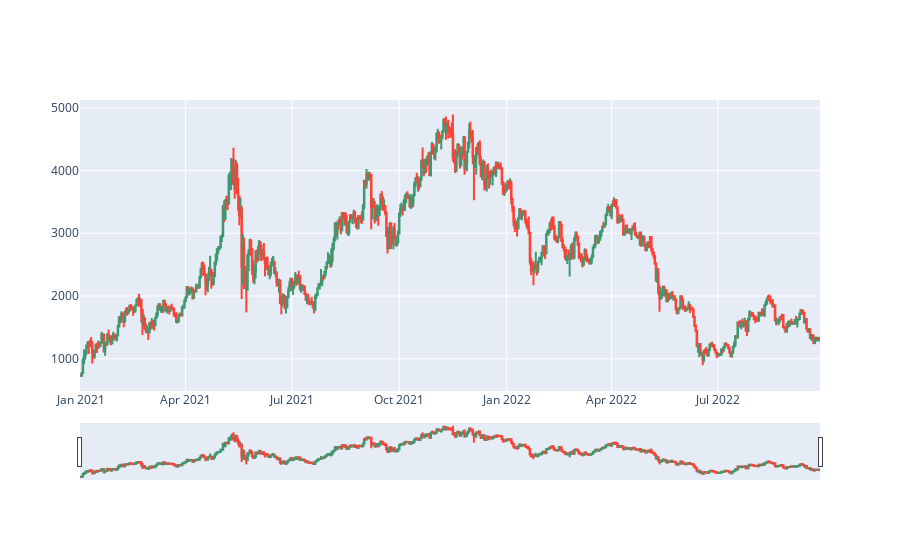

Notebook source saved alongside this figure:
### Code cell
#Ehereum candlestick plot

fig = go.Figure(data=[go.Candlestick(x=eth['Date'],
                open=eth['Open'], high=eth['High'],
                low=eth['Low'], close=eth['Close'])
                     ])


fig.show()

### Figure 1 — Plotly figure (JSON) as saved in the notebook; plotly's stock layout.template omitted (floating-point values rounded to 4 significant figures; data arrays with more than 128 entries replaced by an {"elided": "..."} marker saying what was removed)
{"data": [{"close": {"elided": "634 float values"}, "high": {"elided": "634 float values"}, "low": {"elided": "634 float values"}, "open": {"elided": "634 float values"}, "type": "candlestick", "x": {"elided": "634 str values"}}], "layout": {}}
